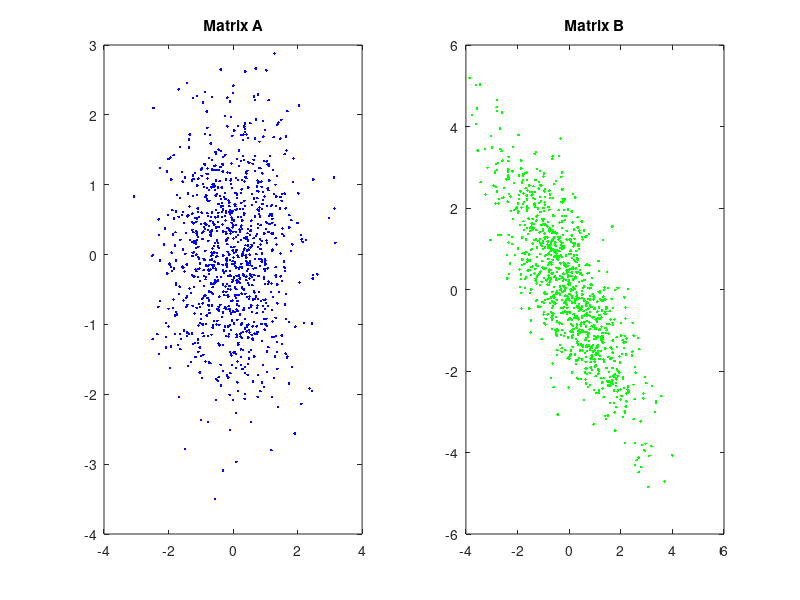

Write the MATLAB code that produced this figure. (Note: this script raises an error after producing the figure.)
%1a
%refer:https://stats.stackexchange.com/questions/120179/generating-data-with-a-given-sample-covariance-matrix
%class1
Sigma1 = [1 0;0 1];

%generate 1000 data samples
n = 1000;
d = 2;
rng(31);
X1 = randn(n,d)*chol(Sigma1);

%assume zero mean
mean = [0,0];
figure(1);
subplot(1,2,1);
plot(X1(:,1)+mean(1),X1(:,2)+mean(2),'b.');
title('Matrix A');
hold on

%class2
Sigma2 = [2,-2;-2,3];
X2 = randn(n,d)*chol(Sigma2);
subplot(1,2,2);
plot(X2(:,1)+mean(1),X2(:,2)+mean(2),'g.');
title('Matrix B');

%1b
%refer:https://blog.csdn.net/qinminss/article/details/71246607
%calculate the direction of contour
[V1,D1] = eig(Sigma1);

%sort the eigenvalue in descend order
[D1Sort,index1] = sort(diag(D1),'descend');
V1Sort = V1(:,index1);
long1 = sort(V1Sort);
tan1 = long1(2)/long1(1);

%comnpute the radian
radian1 = atan(tan1);
%change into degree
degree1 = rad2deg(radian1);

[V2,D2] = eig(Sigma2);
[D2Sort,index2] = sort(diag(D2),'descend');
V2Sort = V2(:,index2);
long2 = sort(V2Sort);
tan2 = long2(2)/long2(1);
radian2 = atan(tan2);
degree2 = rad2deg(radian2);

%draw contour
%refer:https://www.mathworks.com/help/map/ref/ellipse1.html
[elat1,elon1] = ellipse1(0, 0, [sqrt(D1Sort(1)), axes2ecc(sqrt(D1Sort))], degree1);
figure(1);
hold on
subplot(1,2,1);
plot(elat1,elon1,'r','linewidth',1.2);
[elat2,elon2] = ellipse1(0, 0, [sqrt(D2Sort(2)), axes2ecc(sqrt(D2Sort))], degree2);
subplot(1,2,2);
hold on
plot(elat2,elon2,'r','linewidth',1.2);

%1c
%class 1
vector1(1:size(X1,1)) = 1;
mean1 = (vector1*X1)/size(X1,1);
meanSubtract1 = X1-mean1(vector1,:);
covA = (meanSubtract1.' * meanSubtract1)/(size(X1,1)-1)

%class 2
vector2(1:size(X2,1)) = 1;
mean2 = (vector2*X2)/size(X2,1);
meanSubtract2 = X2-mean2(vector2,:);
covB = (meanSubtract2.' * meanSubtract2)/(size(X2,1)-1)

%2a
P1 = 0.2;
mean1 = [3; 2];
Sigma1 = [1 -1; -1 2];

P2 = 0.7;
mean2 = [5; 4];
Sigma2 = [1 -1; -1 2];

P3 = 0.1;
mean3 = [2; 5];
Sigma3 = [0.5 0.5; 0.5 3];

x = -1:0.1:8;
y = -1:0.1:8;
length(x)
length(y)
[coordx,coordy] = meshgrid(x,y);
coord = [coordx(:) coordy(:)];

mvn1 = reshape(mvnpdf(coord, mean1', Sigma1),91,91);
mvn2 = reshape(mvnpdf(coord, mean2', Sigma2),91,91);
mvn3 = reshape(mvnpdf(coord, mean3', Sigma3),91,91);

ML = MLclassifier(mvn1,mvn2,mvn3);
%plot ML
figure(1);
title('Decision boundaries for a ML classifier');
map = [0.2 0.1 0.5
0.1 0.5 0.8
0.2 0.7 0.6];
colormap(map);
contourf(coordx,coordy,ML,'y','LineWidth',1.2);
hold on
                      
%plot mean
plot(3,2,'yo');
plot(5,4,'yo');
plot(2,5,'yo');
hold on
                      
%first standard deviation contour
[elat1, elon1] = drawContour(mean1, Sigma1);
[elat2, elon2] = drawContour(mean2, Sigma2);
[elat3, elon3] = drawContour(mean3, Sigma3);
plot(elat1, elon1, 'y--', 'LineWidth',1.2);
plot(elat2, elon2, 'y--', 'LineWidth',1.2);
plot(elat3, elon3, 'y--', 'LineWidth',1.2);
                      
MAP = MAPclassifier(mvn1,mvn2,mvn3);
%plot MAP
figure(2);
title('Decision boundaries for a MAP classifier');
map = [0.2 0.7 0.6
0.8 0.7 0.3
0.9 1 0];
colormap(map);
contourf(coordx,coordy,MAP,'b','LineWidth',1.2);
hold on
                      
%plot mean
plot(3,2,'bo');
plot(5,4,'bo');
plot(2,5,'bo');
hold on
                      
%first standard deviation contour
[elat1, elon1] = drawContour(mean1, Sigma1);
[elat2, elon2] = drawContour(mean2, Sigma2);
[elat3, elon3] = drawContour(mean3, Sigma3);
plot(elat1, elon1, 'b--', 'LineWidth',1.2);
plot(elat2, elon2, 'b--', 'LineWidth',1.2);
plot(elat3, elon3, 'b--', 'LineWidth',1.2);
                      
%discuss differnence
figure(3);
title('The differences between the decision boundaries');
contour(coordx,coordy,ML,'y','LineWidth',1.2);
hold on
contour(coordx,coordy,MAP,'b','LineWidth',1.2);
hold on

%2b
SampleNumber = 3000;
SampleNumber1 = SampleNumber * P1
SampleNumber2 = SampleNumber * P2
SampleNumber3 = SampleNumber * P3
                      
data1 = mvnrnd(mean1, Sigma1, 600);
data2 = mvnrnd(mean2, Sigma2, 2100);
data3 = mvnrnd(mean3, Sigma3, 300);
SampleSpace = [data1;data2;data3];
                      
%draw dataset
figure(1);
contour(coordx,coordy,ML,'y','LineWidth',1.2);
hold on
contour(coordx,coordy,MAP,'b','LineWidth',1.2);
plot(data1(:,1),data1(:, 2),'gx',data2(:,1),data2(:, 2),'m+',data3(:,1),data3(:, 2),'yo');
                     
Given = ones(SampleNumber,1);
Given(1: 600) = 1;
Given(601: 2700) = 2;
Given(2701: 3000) = 3;
mvn1b = mvnpdf(SampleSpace, mean1', Sigma1);
mvn2b = mvnpdf(SampleSpace, mean2', Sigma2);
mvn3b = mvnpdf(SampleSpace, mean3', Sigma3);
                      
%calculate a confusion matrix
confusionML = confusionmat(Given, MLclassifier(mvn1b,mvn2b,mvn3b))
confusionMAP = confusionmat(Given, MAPclassifier(mvn1b,mvn2b,mvn3b))

%calculate the experimental P(ε)
sumML = confusionML(1,1) + confusionML(2,2) + confusionML(3,3);
errorML = (3000 - sumML) / 3000;
disp(errorML);
sumMAP = confusionMAP(1,1) + confusionMAP(2,2) + confusionMAP(3,3);
errorMAP = (3000 - sumMAP) / 3000;
disp(errorMAP);

%3a
%refer: https://github.com/liruoteng/MNIST-classification/blob/master/PCA.m
%refer: https://github.com/liruoteng/MNIST-classification/blob/master/PCA.m
%load MNIST data
X = (loadMNISTImages('train-images-idx3-ubyte'))';
Y = loadMNISTLabels('train-labels-idx1-ubyte');
Sigma = cov(X);
               
%use SVD function
[U,S,V] = svd(Sigma);
diagVec = diag(S);
%choose d = 100
Ureduce = U(:,1:100);
z = X * Ureduce *  Ureduce';
               
figure(1);
subplot(1,2,1), displayData(X(8,:));
title('784*N');
subplot(1,2,2), displayData(z(8,:));
title('100*N');

%3b
%refer: https://github.com/liruoteng/MNIST-classification/blob/master/PCA.m
sz = size(diagVec,1);
tr = trace(S);
info = 0;
idx = 0;
               
%find the eigen value that preserves over 95% total information
for i = 1:sz
    info = info + diagVec(i,1);
    if info / tr >= 0.95
        idx = i;
    break;
end
end
               
if idx == 0
    error('could not find');
end
disp(['Dimension: ', num2str(idx)]);

%3c
%different values of d
d = [1 20 40 60 80 100 120 140 160 180 200 220 240 260 280 300 320 340 360 380 400 420 440 460 480 500 520 540 560 580 600 620 640 660 680 700 720 740 760 784];
MSE = zeros(40,1);
               
%calculate the mean square error (MSE)
for i = 1:40
    Ureduce = U(:,1:d(i));
    XRec = X * Ureduce * Ureduce';
    d(i);
    MSE(i) = immse(X, XRec);
end
disp('Average MSE is: ');
               
%calculate the average mean square error (MSE)
disp(mean(MSE));
               
figure(1);
plot(d, MSE,'r','linewidth',1.2);
title('MSE (y-axis) versus d (x-axis)');
xlabel('d');
ylabel('MSE');
grid on
hold on

%3d
%manually find the number '8'
displayData(X(18,:));
X8 = X(18,:);
               
%d= {1, 10, 50, 250, 784}
d3 = [1,10,50,250,784];
               
for j = 1:5
    Ureduce = U(:,1:d3(j));
    z(j,:) = X8 * Ureduce *  Ureduce';
end
               
figure(1);
subplot(2,3,1),displayData(z(1,:));
title('d = 1');
subplot(2,3,2),displayData(z(2,:));
title('d = 10');
subplot(2,3,3),displayData(z(3,:));
title('d = 50');
subplot(2,3,4),displayData(z(4,:));
title('d = 250');
subplot(2,3,5),displayData(z(5,:));
title('d = 784');

%3e
figure(1)
plot([1:1:784], diagVec, 'g', 'linewidth', 1.2);
xlabel('d')
ylabel('eigenvalues')
title('eigenvalues (y-axis) versus d (x-axis)')
grid on

%4b
%refer: https://blog.csdn.net/u010084228/article/details/79400474
%load data
data = load('dataset3.txt');
X = data(:,1:2);
y = data(:,3);
               
%add bias terms
X = [ones(length(X), 1),X];
size(X, 2)
theta = zeros(3, 1);
               
%set iteration number
iter = 400;
%set step size
stepSize = 0.001;
%set lambda
lambda = 1;
totalSize = size(X);
standardDev = std(X);
means = mean(X);
               
%stanford-machine learning-exercise2
%feature scaling
for i = 2:totalSize(1, 2)
    X(:,i) = (X(:,i) - means(1, i)) / standardDev(1, i);
end
Jvalue = zeros(iter,1);
lt = length(theta);
thetaValue = zeros(iter,lt);
index = randperm(length(X));
indexi = index(1);
for i = 1:iter
    h = sigmoid(X(indexi,:) * theta);
    hX = sigmoid(X * theta);
    theta(1,1) = theta(1) - stepSize * (h - y(indexi)) * X(indexi,1)';
    theta(2:end,1) = theta(2:end) - stepSize * (h - y(indexi))* X(indexi,2:end)'  +1/length(X) * lambda * theta(2:end,1);
    Jvalue(i) = 1 * (-y' * log(hX + eps) - (1 - y)' * log(1 - hX + eps))  + (lambda / 2) * (theta' * theta - theta(1)^2);
    thetaValue(i,:) = theta';
end
                                                                                    
[JMin, JMinIndex] = min(Jvalue);
OptTheta = thetaValue(JMinIndex,:)';
disp(OptTheta(1));
disp(OptTheta(2));
disp(OptTheta(3));

%4c
figure(1)
plot(linspace(1,400,400), Jvalue,'b', 'lineWidth', 1.2)
xlabel('No.iter')
ylabel('Jvalue')
title('the Cost Function along the Epochs of the SGD')
grid on
hold on
                                                                                
%4d
train = round(sigmoid(X * OptTheta));
res = find(train == y);
%compute accuracy
accuracy = length(res);
disp(accuracy);
                                                                                
%4e
data = load('dataset3.txt');
Xnew = data(:,1:2);
class1 = find(y == 1);
class2 = find(y == 0);
                                                                                    
figure(2)
subplot(1,2,1);
plot(Xnew(class1,1),Xnew(class1,2),'rx', Xnew(class2,1),Xnew(class2,2),'k+');
title('Original');
grid on;
class3 = find(train== 1);
class4 = find(train == 0);
subplot(1,2,2);
plot(Xnew(class3,1),Xnew(class3,2),'rx', Xnew(class4,1),Xnew(class4,2),'k+');
title('Train');
grid on
                                                                                
%4f
figure(3)
class5 = find(train == 1);
class6 = find(train == 0);
%choose two point to form one line
%coefficient
co1 = (-1./OptTheta(3)).* OptTheta(2);
co2 = (-1./OptTheta(3)).* OptTheta(1);
chosenX = [min(X(:,2)), max(X(:,2))];
chosenY = co1.* chosenX + co2;
plot(X(class5, 2), X(class5,3), 'rx', X(class6, 2), X(class6,3), 'k+', chosenX, chosenY,'g--','linewidth',1.2)
title('Decision Boundary of the Classifier')
grid on

%MAP function
function MAP = MAPclassifier(a,b,c)
post1 = a * 0.2;
post2 = b * 0.7;
post3 = c * 0.1;
for i = 1:size(post1,1)
    for j = 1:size(post1,2)
        if (post1(i,j) >= post2(i,j)) && (post1(i,j) >= post3(i,j))
            MAP(i,j) = 1;
        elseif (post2(i,j) >= post1(i,j)) && (post2(i,j) >= post3(i,j))
            MAP(i,j) = 2;
        elseif (post3(i,j) >= post2(i,j)) && (post3(i,j) >= post1(i,j))
            MAP(i,j) = 3;
        end
    end
end
end

%draw contour function
function [elat, elon] = newContour(mean, Sigma)
[eigVects, eigVals] = eig(Sigma);
[sortEigVals, index] = sort(diag(eigVals), 'descend');
sortEigVects = eigVects(:,index(1));
long = sort(sortEigVects);
tan = long(2) / long(1);
radian = atan(tan);
degree = rad2deg(radian);
[elat, elon] = ellipse1(mean(1),mean(2), [sqrt(sortEigVals(1)), axes2ecc(sqrt(sortEigVals))], degree);
end
                      
%ML funcion
function ML = MLclassifier(a,b,c)
likelihood1 = a;
for i = 1:size(likelihood1,1)
    likelihood2 = b;
    likelihood3 = c;
    for j = 1:size(likelihood1,2)
        if (likelihood1(i,j) >= likelihood2(i,j)) && (likelihood1(i,j) >= likelihood3(i,j))
            ML(i,j) = 1;
        elseif (likelihood2(i,j) >= likelihood1(i,j)) && (likelihood2(i,j) >= likelihood3(i,j))
            ML(i,j) = 2;
        elseif (likelihood3(i,j) >= likelihood1(i,j)) && (likelihood3(i,j) >= likelihood2(i,j))
            ML(i,j) = 3;
        end
    end
end
end

%load MNISITlabel function
%refer:https://ww2.mathworks.cn/matlabcentral/answers/373413-how-do-i-import-and-read-the-contentes-of-an-idx3-ubyte-file
function labels = loadMNISTLabels(filename)
fp = fopen(filename, 'rb');
assert(fp ~= -1, ['Could not open ', filename, '']);
magic = fread(fp, 1, 'int32', 0, 'ieee-be');
assert(magic == 2049, ['Bad magic number in ', filename, '']);
numLabels = fread(fp, 1, 'int32', 0, 'ieee-be');
labels = fread(fp, inf, 'unsigned char');
assert(size(labels,1) == numLabels, 'Mismatch in label count');
fclose(fp);
end

%load MNISITimage function
%refer:https://ww2.mathworks.cn/matlabcentral/answers/373413-how-do-i-import-and-read-the-contentes-of-an-idx3-ubyte-file
function images = loadMNISTImages(filename)
fp = fopen(filename, 'rb');
assert(fp ~= -1, ['Could not open ', filename, '']);
magic = fread(fp, 1, 'int32', 0, 'ieee-be');
assert(magic == 2051, ['Bad magic number in ', filename, '']);
numImages = fread(fp, 1, 'int32', 0, 'ieee-be');
numRows = fread(fp, 1, 'int32', 0, 'ieee-be');
numCols = fread(fp, 1, 'int32', 0, 'ieee-be');
images = fread(fp, inf, 'unsigned char');
images = reshape(images, numCols, numRows, numImages);
images = permute(images,[2 1 3]);
fclose(fp);
images = reshape(images, size(images, 1) * size(images, 2), size(images, 3));
images = double(images) / 255;
end

%displayData function
%refer: stanford-machine learning-exercise7-displayData.m
function [h, display_array] = displayData(X, example_width)
if ~exist('example_width', 'var') || isempty(example_width)
    example_width = round(sqrt(size(X, 2)));
end
colormap(gray);
[m n] = size(X);
example_height = (n / example_width);
display_rows = floor(sqrt(m));
display_cols = ceil(m / display_rows);
pad = 1;
display_array = - ones(pad + display_rows * (example_height + pad), ...
                       pad + display_cols * (example_width + pad));
curr_ex = 1;
for j = 1:display_rows
    for i = 1:display_cols
        if curr_ex > m,
            break;
        end
        max_val = max(abs(X(curr_ex, :)));
        display_array(pad + (j - 1) * (example_height + pad) + (1:example_height), pad + (i - 1) * (example_width + pad) + (1:example_width)) = reshape(X(curr_ex, :), example_height, example_width) / max_val;
        curr_ex = curr_ex + 1;
    end
    if curr_ex > m,
        break;
    end
end
h = imagesc(display_array, [-1 1]);
axis image off
drawnow;
end

%sigmoid function
function g = sigmoid(z)
g = zeros(size(z));
g = 1 ./ (1 + exp(-z));
end
